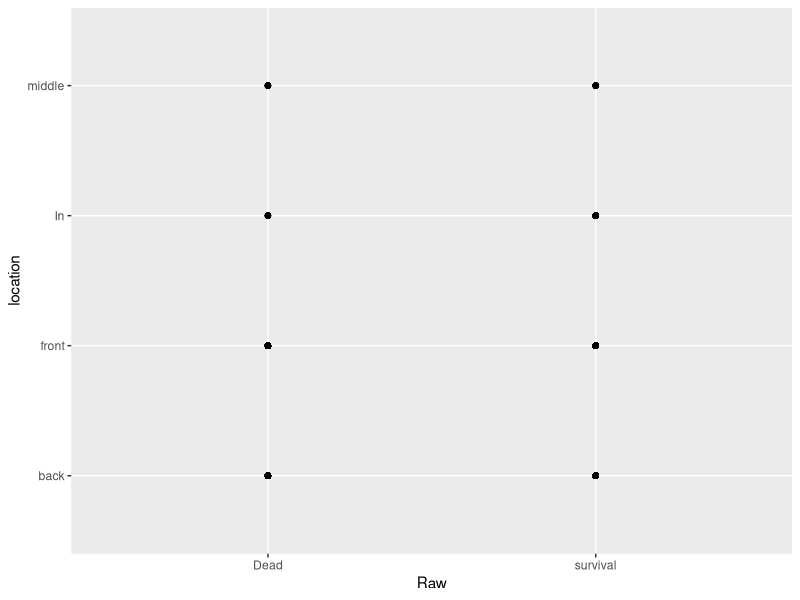
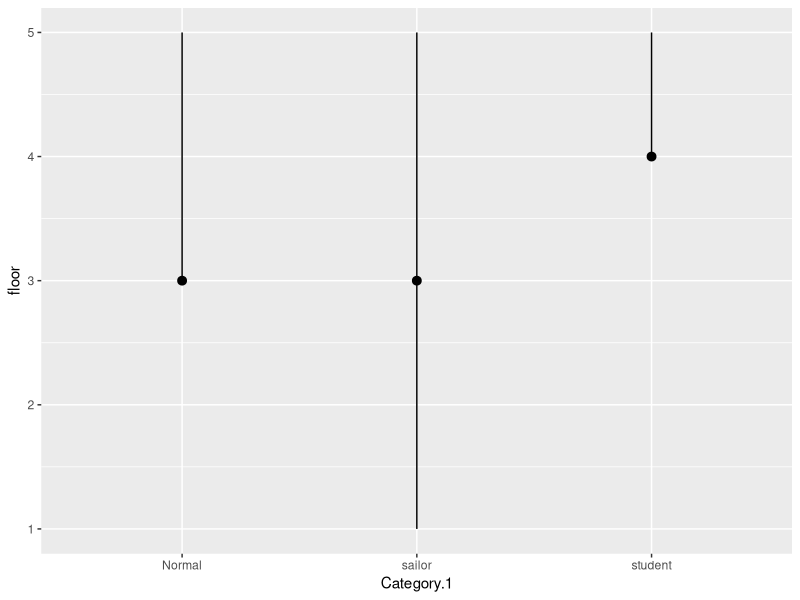
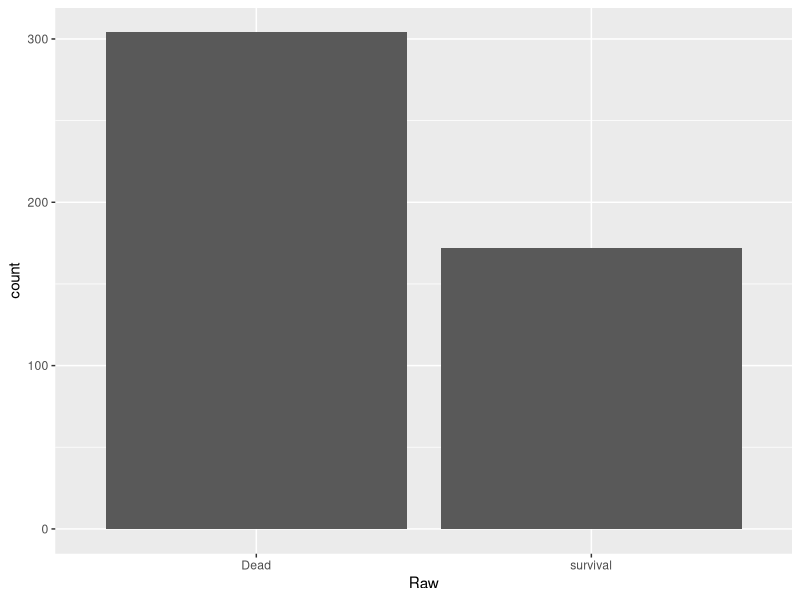
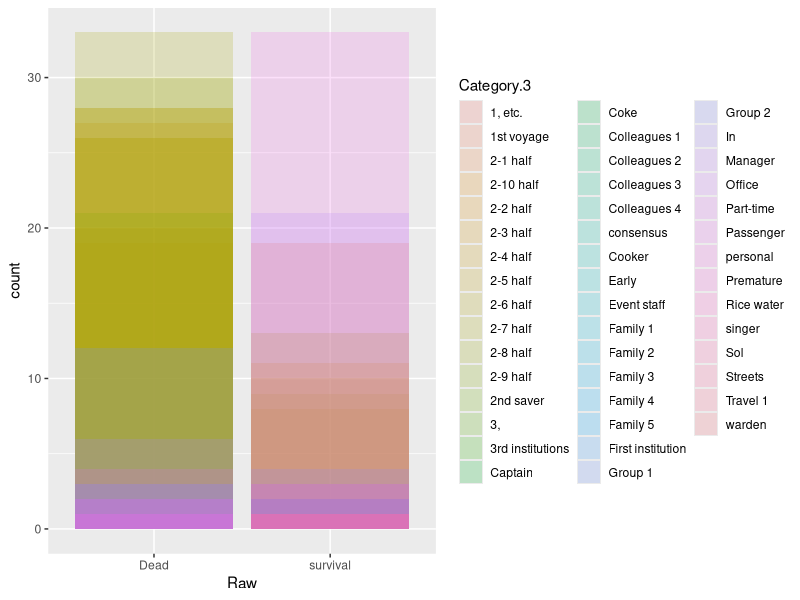
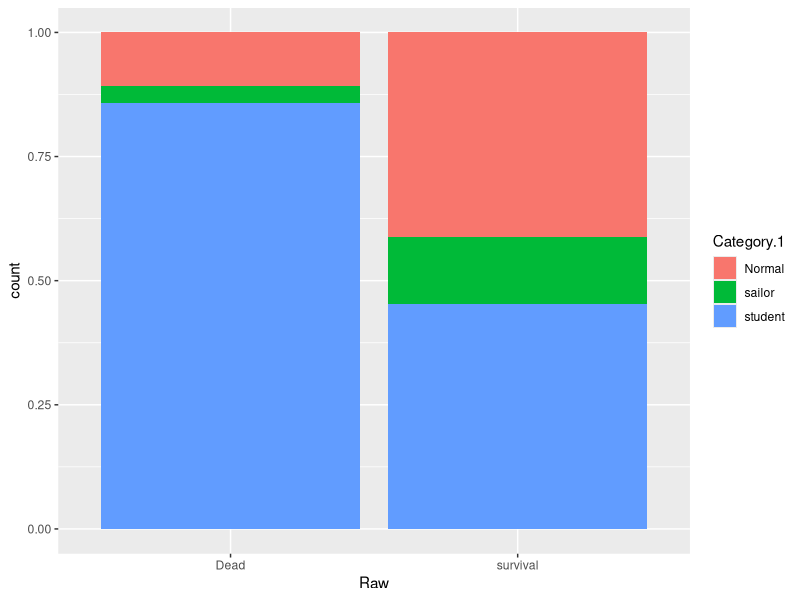
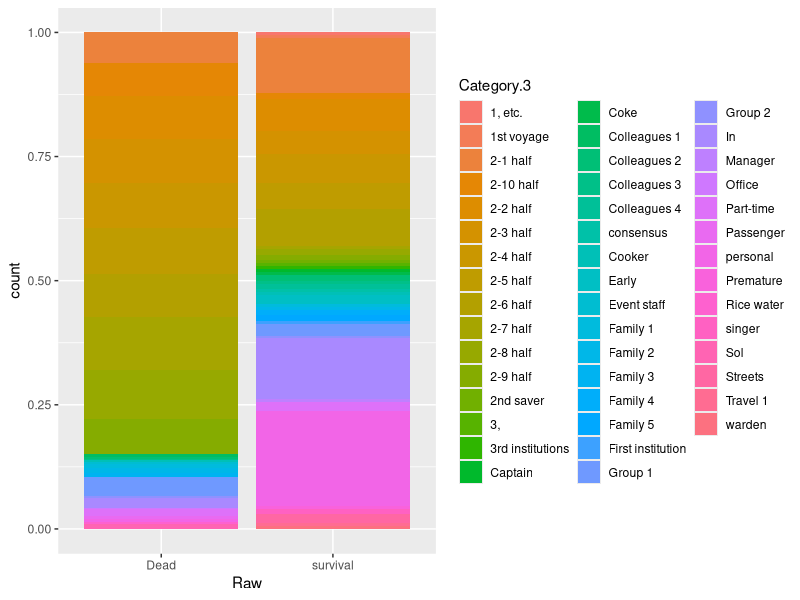
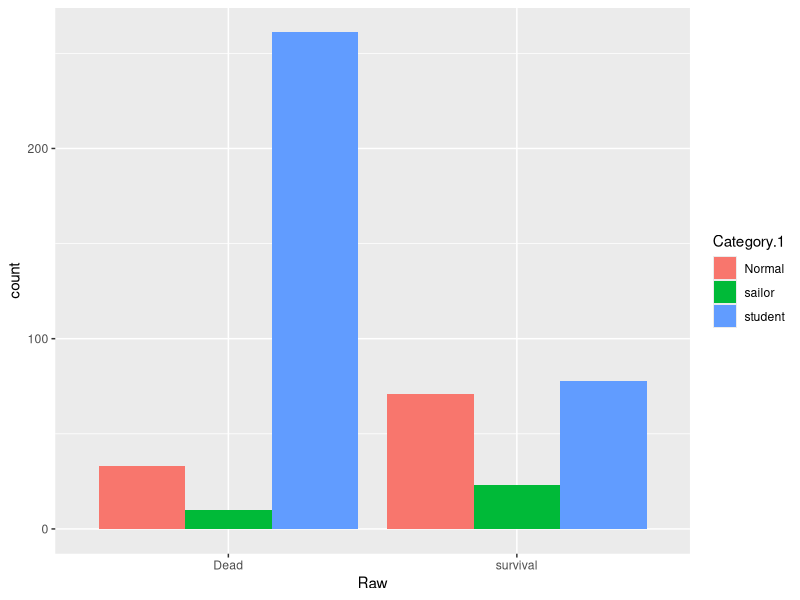
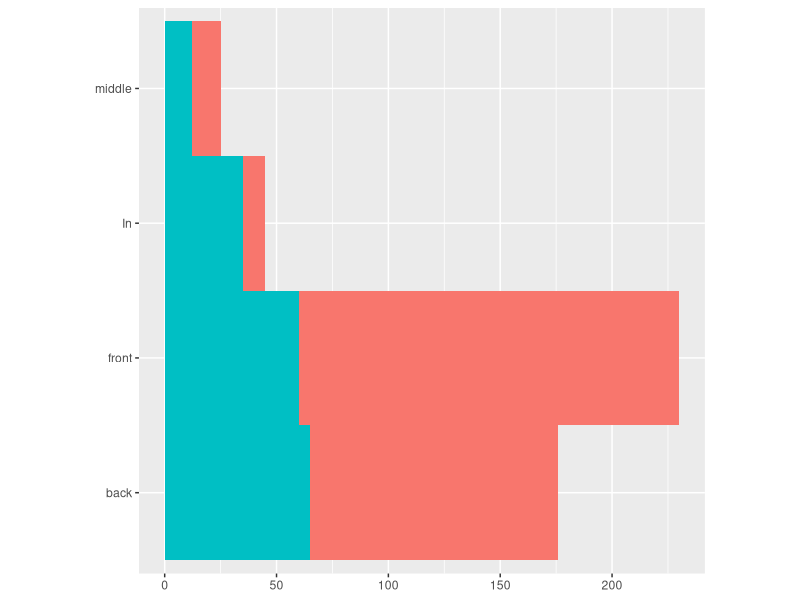

R code for these plots, in order:
library(ggplot2)

# Import dataset name it sewol
sewol <- read.csv("sewol.csv")

# Viewing table
View(sewol)
# Summarise table
summary(sewol)

# Change "stokehold" to floor 1 
sewol$floor[sewol$floor  == "stokehold"] <- "1"

# Converts character into numeric:
sewol$floor <- as.numeric(sewol$floor)

# weird looking draft of something plausible for Raw vs. Age
ggplot(data = sewol) + geom_point(mapping = aes(x = Raw, y = location))

# interesting draft of something plaustible for type of person vs. floor they were on
ggplot(data = sewol) + 
  stat_summary(
    mapping = aes(x = Category.1, y = floor),
    fun.min = min,
    fun.max = max,
    fun = median
  )

# kind of good count graph
ggplot(data = sewol) + 
  geom_bar(mapping = aes(x = Raw))

#good graphs i wanna use!!!

ggplot(data = sewol, mapping = aes(x = Raw, fill = Category.3)) + 
  geom_bar(alpha = 1/5, position = "identity")

ggplot(data = sewol) + 
  geom_bar(mapping = aes(x = Raw, fill = Category.1), position = "fill")

ggplot(data = sewol) + 
  geom_bar(mapping = aes(x = Raw, fill = Category.3), position = "fill")

# omg YES WHAT I WANTED
ggplot(data = sewol) + 
  geom_bar(mapping = aes(x = Raw, fill = Category.1), position = "dodge")

# OMG YEP
bar2 <- ggplot(data = sewol) + 
  geom_bar(
    mapping = aes(x = location, fill = Raw), 
    show.legend = FALSE,
    width = 1
  ) + 
  theme(aspect.ratio = 1) +
  labs(x = NULL, y = NULL)
bar2 + coord_flip()
bar2 + coord_polar()


